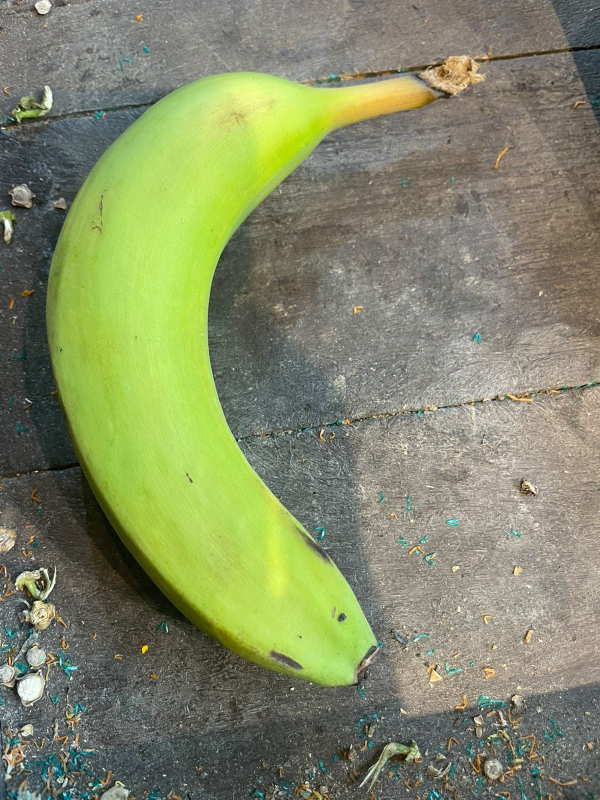
#> input picture data/own/banana_good_001.jpg, 1200 x 1600 px (shown at 1/2 size)
$ python segmentation.py ../../data/own/banana_good_001.jpg
#> lines starting #> are read from the running program, lines starting #| are printed output that depends on the picture; after the words box and inside, x2 and y2 are one past the last pixel; in counts of white or black regions, pixels touching at a corner belong together
"""
Segmenta la fruta de una foto, decide si la foto sirve y genera los recortes para los modelos.

Fase CRISP-DM: Preparación de datos (también se reutiliza en Despliegue, dentro de la app)
Uso: python -m src.data.segmentation <ruta_imagen>

Pasos de process():
1. Reduce la imagen a config.SEG_WORK_SIZE y la pasa a Lab.
2. Descarta fotos en escala de grises.
3. Estima los colores del fondo con k-means sobre el borde de la imagen y marca como fruta
   los píxeles lejos de todos ellos (máscara inicial, umbral de Otsu).
4. Ajusta el borde con GrabCut y se queda con el objeto principal, con los huecos rellenos.
5. Cuenta las frutas (objetos separados + frutas pegadas, separadas con watershed) y revisa
   que la máscara sea razonable.
6. Entrega dos recortes cuadrados con el mismo encuadre: con fondo (CNN) y sin fondo (SVM/RF).
"""
import sys

import cv2
import numpy as np

from src import config


def to_work_size(img: np.ndarray) -> tuple[np.ndarray, np.ndarray, float]:
    """
    Reduce la imagen para segmentar más rápido y calcula su versión Lab suavizada.

    Parámetros:
        img: imagen BGR (H, W, 3) uint8.

    Retorna:
        (imagen reducida BGR, imagen Lab float32 de la reducida, factor de escala aplicado).
    """
    h, w = img.shape[:2]
    scale = config.SEG_WORK_SIZE / max(h, w)
    small = cv2.resize(img, (round(w * scale), round(h * scale)), interpolation=cv2.INTER_AREA)
    lab = cv2.cvtColor(cv2.GaussianBlur(small, (5, 5), 0), cv2.COLOR_BGR2LAB).astype(np.float32)
    return small, lab, scale


def is_grayscale(lab: np.ndarray) -> bool:
    """
    Indica si la foto casi no tiene color (por ejemplo, una foto en blanco y negro).

    Parámetros:
        lab: imagen Lab float32 (H, W, 3) de OpenCV, donde a = b = 128 es gris.

    Retorna:
        True si el promedio de |a - 128| + |b - 128| es menor que config.GRAY_TOL.
    """
    chroma = np.abs(lab[:, :, 1] - 128) + np.abs(lab[:, :, 2] - 128)
    return float(np.mean(chroma)) < config.GRAY_TOL


def background_colors(lab: np.ndarray, k: int = 3) -> np.ndarray:
    """
    Estima los colores típicos del fondo con k-means sobre un borde del 6 % de la imagen.

    Parámetros:
        lab: imagen Lab float32 (H, W, 3).
        k: número máximo de colores de fondo (un piso puede tener dos tonos).

    Retorna:
        Centros Lab (m, 3) con m <= k; se descartan los grupos con menos del 15 % del borde
        (por ejemplo, la punta de la fruta que toca el borde).

    Fuente: k-means++ (Arthur y Vassilvitskii, 2007), implementación cv2.kmeans de OpenCV.
    """
    b = max(2, int(0.06 * min(lab.shape[:2])))
    border = np.concatenate([lab[:b].reshape(-1, 3), lab[-b:].reshape(-1, 3),
                             lab[:, :b].reshape(-1, 3), lab[:, -b:].reshape(-1, 3)])
    criteria = (cv2.TERM_CRITERIA_EPS + cv2.TERM_CRITERIA_MAX_ITER, 20, 1.0)
    cv2.setRNGSeed(config.SEED)
    _, labels, centers = cv2.kmeans(border, k, None, criteria, 3, cv2.KMEANS_PP_CENTERS)
    counts = np.bincount(labels.ravel(), minlength=k)
    return centers[counts > 0.15 * len(border)]


def initial_mask(lab: np.ndarray, centers: np.ndarray, dark_margin: float = 60) -> np.ndarray:
    """
    Máscara inicial: píxeles cuyo color está lejos de todos los colores de fondo.

    Parámetros:
        lab: imagen Lab float32 (H, W, 3).
        centers: colores de fondo (m, 3) de background_colors().
        dark_margin: cuánto más oscuro que el fondo más oscuro debe ser un píxel sin color
            para contarlo como fruta (podredumbre). Ver rescue_dark_rot().

    Retorna:
        Máscara binaria uint8 (H, W) con 255 = fruta.

    Fórmula: score = min_j ||(a, b) - (a_j, b_j)|| + max(0, min_j L_j - L - dark_margin).
        La distancia usa solo cromaticidad (a, b) para que las sombras, que cambian el brillo
        pero no el color, no parezcan fruta; el segundo término recupera las manchas muy
        oscuras (podredumbre), que casi no tienen color. El umbral sale del método de Otsu.
    Fuente: N. Otsu, "A threshold selection method from gray-level histograms", 1979,
        https://doi.org/10.1109/TSMC.1979.4310076
    """
    dist = np.min([np.linalg.norm(lab[:, :, 1:] - c[1:], axis=2) for c in centers], axis=0)
    dark = np.clip(np.min(centers[:, 0]) - lab[:, :, 0] - dark_margin, 0, None)
    score = cv2.normalize(dist + dark, None, 0, 255, cv2.NORM_MINMAX).astype(np.uint8)
    _, th = cv2.threshold(score, 0, 255, cv2.THRESH_BINARY + cv2.THRESH_OTSU)
    k = cv2.getStructuringElement(cv2.MORPH_ELLIPSE, (5, 5))
    return cv2.morphologyEx(cv2.morphologyEx(th, cv2.MORPH_OPEN, k), cv2.MORPH_CLOSE, k, iterations=2)


def fill_holes(mask: np.ndarray) -> np.ndarray:
    """
    Rellena los huecos internos de la máscara (manchas de la fruta que no superaron el umbral).

    Parámetros:
        mask: máscara binaria uint8 (H, W).

    Retorna:
        Máscara uint8 (H, W) con cada contorno externo relleno.
    """
    contours, _ = cv2.findContours(mask, cv2.RETR_EXTERNAL, cv2.CHAIN_APPROX_SIMPLE)
    out = np.zeros_like(mask)
    cv2.drawContours(out, contours, -1, 255, cv2.FILLED)
    return out


def border_touches(x: int, y: int, w: int, h: int, shape: tuple) -> int:
    """
    Cuenta cuántos bordes de la imagen toca un rectángulo.

    Parámetros:
        x, y, w, h: rectángulo del objeto (de cv2.connectedComponentsWithStats).
        shape: forma (alto, ancho) de la imagen.

    Retorna:
        Número de bordes tocados (0 a 4).
    """
    return int(x == 0) + int(y == 0) + int(x + w == shape[1]) + int(y + h == shape[0])


def main_object(mask: np.ndarray) -> np.ndarray:
    """
    Elige el objeto principal: el de mayor área, penalizando (x 0.25) los que tocan 2 o más bordes,
    porque suelen ser fondo (una mesa, otra fruta cortada en el borde).

    Parámetros:
        mask: máscara binaria uint8 (H, W).

    Retorna:
        Máscara uint8 (H, W) solo con el objeto principal, relleno; vacía si no hay objetos.
    """
    n, labels, stats, _ = cv2.connectedComponentsWithStats(mask)
    if n <= 1:
        return np.zeros_like(mask)
    scores = [stats[i][4] * (0.25 if border_touches(*stats[i][:4], mask.shape) >= 2 else 1.0)
              for i in range(1, n)]
    best = 1 + int(np.argmax(scores))
    return fill_holes(np.where(labels == best, 255, 0).astype(np.uint8))


def large_objects(mask: np.ndarray) -> np.ndarray:
    """
    Objeto principal más los demás objetos grandes (> 25 % de su área) que no tocan 2 bordes.
    Sirve para detectar fotos con varias frutas separadas.

    Parámetros:
        mask: máscara binaria uint8 (H, W).

    Retorna:
        Máscara uint8 (H, W) con todos esos objetos, rellenos.
    """
    out = main_object(mask)
    ref = cv2.countNonZero(out)
    n, labels, stats, _ = cv2.connectedComponentsWithStats(mask)
    for i in range(1, n):
        if stats[i][4] > 0.25 * ref and border_touches(*stats[i][:4], mask.shape) < 2:
            out[labels == i] = 255
    return fill_holes(out)


def refine_grabcut(img: np.ndarray, mask: np.ndarray) -> np.ndarray:
    """
    Ajusta el borde de la máscara con GrabCut y se queda con el objeto principal.

    Parámetros:
        img: imagen BGR reducida (H, W, 3).
        mask: máscara inicial uint8 (H, W) del objeto principal.

    Retorna:
        Máscara refinada uint8 (H, W).

    Inicialización: núcleo erosionado = fruta segura; máscara = probable fruta;
        anillo dilatado = probable fondo; resto = fondo seguro.
    Fuente: C. Rother, V. Kolmogorov y A. Blake, "GrabCut: interactive foreground extraction
        using iterated graph cuts", 2004, https://doi.org/10.1145/1015706.1015720
    """
    k = cv2.getStructuringElement(cv2.MORPH_ELLIPSE, (9, 9))
    gc = np.full(mask.shape, cv2.GC_BGD, np.uint8)
    gc[cv2.dilate(mask, k, iterations=3) > 0] = cv2.GC_PR_BGD
    gc[mask > 0] = cv2.GC_PR_FGD
    gc[cv2.erode(mask, k, iterations=2) > 0] = cv2.GC_FGD
    bgd, fgd = np.zeros((1, 65), np.float64), np.zeros((1, 65), np.float64)
    cv2.grabCut(img, gc, None, bgd, fgd, 4, cv2.GC_INIT_WITH_MASK)
    out = np.where((gc == cv2.GC_FGD) | (gc == cv2.GC_PR_FGD), 255, 0).astype(np.uint8)
    return main_object(cv2.morphologyEx(out, cv2.MORPH_OPEN, k))


# Rescate de podredumbre oscura (ver rescue_dark_rot).
RESCUE_DARK_MARGIN = 40
RESCUE_MIN_SOLIDITY_GAIN = 0.15


def solidity(mask: np.ndarray) -> float:
    """Área de la fruta / área de su contorno convexo: 1 = forma llena, < 1 = forma hundida."""
    contours, _ = cv2.findContours(mask, cv2.RETR_EXTERNAL, cv2.CHAIN_APPROX_SIMPLE)
    if not contours:
        return 0.0
    contour = max(contours, key=cv2.contourArea)
    hull_area = cv2.contourArea(cv2.convexHull(contour))
    return cv2.contourArea(contour) / hull_area if hull_area else 0.0


def rescue_dark_rot(small: np.ndarray, lab: np.ndarray, centers: np.ndarray,
                    initial: np.ndarray, mask: np.ndarray) -> tuple[np.ndarray, np.ndarray]:
    """
    Recupera una zona podrida oscura que quedó fuera de la máscara.

    Con un fondo oscuro o manchado, la podredumbre casi negra puede no ser "60 más oscura" que
    el fondo y queda fuera: el recorte de un mango malo muestra solo su parte sana, con forma
    de media luna. Solo si la máscara está hundida (solidez < 0,9) se repite con un margen más
    permisivo (RESCUE_DARK_MARGIN) y se acepta si la forma se llena claramente (la solidez
    sube al menos RESCUE_MIN_SOLIDITY_GAIN) sin contar más frutas. Una sombra o un pedazo de
    fondo apenas cambian la solidez (+0,07 como mucho en las fotos revisadas); la podredumbre
    recuperada la sube +0,22 y +0,36.

    Límite: si un lado entero de la fruta es negro sobre un fondo también oscuro, la forma
    sigue siendo redonda y no hay cómo distinguirlo por color.

    Retorna:
        (máscara inicial, máscara final) a usar; las mismas de entrada si no hay rescate.
    """
    before = solidity(mask)
    if before >= 0.9:
        return initial, mask
    initial2 = initial_mask(lab, centers, RESCUE_DARK_MARGIN)
    mask2 = refine_grabcut(small, main_object(initial2))
    if (solidity(mask2) - before >= RESCUE_MIN_SOLIDITY_GAIN
            and count_fruits(small, initial2, mask2) <= count_fruits(small, initial, mask)):
        return initial2, mask2
    return initial, mask


def distance_peaks(mask: np.ndarray) -> tuple[np.ndarray, list]:
    """
    Centros candidatos de fruta: máximos locales de la transformada de distancia.

    Parámetros:
        mask: máscara binaria uint8 (H, W).

    Retorna:
        (transformada de distancia float32 (H, W), lista de puntos (x, y) de los picos
        con distancia > 35 % del máximo).
    """
    dist = cv2.distanceTransform(mask, cv2.DIST_L2, 5)
    k = max(7, int(0.08 * min(mask.shape)) | 1)
    peaks = (dist == cv2.dilate(dist, np.ones((k, k), np.uint8))) & (dist > 0.35 * dist.max())
    _, _, _, cents = cv2.connectedComponentsWithStats(peaks.astype(np.uint8))
    return dist, [(int(cx), int(cy)) for cx, cy in cents[1:]]


def group_peaks(dist: np.ndarray, pts: list) -> list:
    """
    Agrupa los picos que pertenecen a la misma fruta.

    Parámetros:
        dist: transformada de distancia (H, W).
        pts: picos (x, y) de distance_peaks().

    Retorna:
        Lista con el grupo (entero) de cada pico.

    Criterio: dos picos son frutas distintas solo si la línea que los une pasa por un "cuello"
        donde la distancia baja de 75 % del pico menor; así un banano alargado no se parte.
    """
    group = list(range(len(pts)))

    def root(i):
        while group[i] != i:
            i = group[i]
        return i

    for i in range(len(pts)):
        for j in range(i + 1, len(pts)):
            xs = np.linspace(pts[i][0], pts[j][0], 50).astype(int)
            ys = np.linspace(pts[i][1], pts[j][1], 50).astype(int)
            low = 0.75 * min(dist[pts[i][1], pts[i][0]], dist[pts[j][1], pts[j][0]])
            if dist[ys, xs].min() >= low:
                group[root(j)] = root(i)
    return [root(i) for i in range(len(pts))]


def count_touching(img: np.ndarray, mask: np.ndarray) -> int:
    """
    Cuenta las frutas pegadas dentro de una máscara separándolas con watershed.

    Parámetros:
        img: imagen BGR reducida (H, W, 3).
        mask: máscara uint8 (H, W) de un objeto.

    Retorna:
        Número de frutas con área > 25 % de la mayor.

    Fuente: tutorial de watershed de OpenCV,
        https://docs.opencv.org/4.x/d3/db4/tutorial_py_watershed.html
    """
    dist, pts = distance_peaks(mask)
    groups = group_peaks(dist, pts)
    roots = sorted(set(groups))
    if len(roots) <= 1:
        return 1
    markers = np.zeros(mask.shape, np.int32)
    markers[cv2.dilate(mask, np.ones((3, 3), np.uint8)) == 0] = 1
    for (x, y), g in zip(pts, groups):
        cv2.circle(markers, (x, y), max(2, int(0.3 * dist[y, x])), 2 + roots.index(g), -1)
    cv2.watershed(img, markers)
    areas = [cv2.countNonZero(fill_holes(((markers == 2 + i) & (mask > 0)).astype(np.uint8) * 255))
             for i in range(len(roots))]
    return sum(a > 0.25 * max(areas) for a in areas if a > 0)


def count_fruits(img: np.ndarray, initial: np.ndarray, mask: np.ndarray) -> int:
    """
    Número de frutas en la foto: el mayor entre los objetos grandes separados de la máscara
    inicial y las frutas pegadas dentro de la máscara final.

    Parámetros:
        img: imagen BGR reducida (H, W, 3).
        initial: máscara inicial uint8 (H, W).
        mask: máscara final uint8 (H, W).

    Retorna:
        Número estimado de frutas (>= 1).
    """
    n_separate, _ = cv2.connectedComponents(large_objects(initial))
    return max(n_separate - 1, count_touching(img, mask))


def square_crop(img: np.ndarray, box: tuple, border: int = cv2.BORDER_REPLICATE) -> np.ndarray:
    """
    Recorte cuadrado alrededor de un rectángulo, con margen config.CROP_MARGIN por lado.

    Parámetros:
        img: imagen (H, W, 3).
        box: rectángulo (x, y, w, h) de la fruta.
        border: relleno si el recorte se sale de la imagen: cv2.BORDER_REPLICATE (con fondo)
            o cv2.BORDER_CONSTANT (negro, para el recorte sin fondo).

    Retorna:
        Recorte cuadrado (S, S, 3) con S = max(w, h) * (1 + 2 * margen).
    """
    x, y, w, h = box
    side = int(max(w, h) * (1 + 2 * config.CROP_MARGIN))
    padded = cv2.copyMakeBorder(img, side, side, side, side, border, value=0)
    x0, y0 = x + w // 2 - side // 2 + side, y + h // 2 - side // 2 + side
    return padded[y0:y0 + side, x0:x0 + side]


# [13 lines left out: function center_crop, not called in this run]


def normalized_diameter(contour: np.ndarray, shape: tuple) -> float:
    """
    Diámetro equivalente de la fruta normalizado por el lado mayor de la imagen.

    Parámetros:
        contour: contorno de la fruta en coordenadas de la imagen original.
        shape: forma (alto, ancho) de la imagen original.

    Retorna:
        d_norm en [0, ~1].

    Fórmula: d = 2 * sqrt(A / pi), diámetro del círculo con la misma área A que la fruta;
        d_norm = d / max(alto, ancho).
    """
    return 2 * np.sqrt(cv2.contourArea(contour) / np.pi) / max(shape[:2])


# [39 lines left out: functions size_category, model_inputs, not called in this run]


def is_dubious(contour: np.ndarray, mask_small: np.ndarray, shape: tuple) -> bool:
    """
    Control de sanidad de la máscara.

    Parámetros:
        contour: contorno de la fruta en la imagen original.
        mask_small: máscara final en tamaño de trabajo.
        shape: forma (alto, ancho) de la imagen original.

    Retorna:
        True si la fruta ocupa menos de config.SEG_MIN_AREA o más de config.SEG_MAX_AREA de
        la imagen, o si la máscara toca 3 o 4 bordes (señal de que se tomó el fondo).
    """
    area = cv2.contourArea(contour) / (shape[0] * shape[1])
    touches = (int(mask_small[0].any()) + int(mask_small[-1].any())
               + int(mask_small[:, 0].any()) + int(mask_small[:, -1].any()))
    return area < config.SEG_MIN_AREA or area > config.SEG_MAX_AREA or touches >= 3


def process(img: np.ndarray) -> dict:
    """
    Procesa una foto completa: segmenta, revisa y recorta.

    Parámetros:
        img: imagen BGR (H, W, 3) uint8, como la entrega cv2.imread.

    Retorna:
        dict con:
          status: "ok", "discard: grayscale", "review: N fruits" o "review: dubious mask".
          mask: máscara uint8 (H, W) de la fruta (None si se descarta).
          contour: contorno de la fruta (None si se descarta).
          crop: recorte cuadrado CON fondo, para la CNN (recorte central si la máscara es dudosa).
          crop_nobg: mismo encuadre SIN fondo (negro), para las características del SVM/RF.
          d_norm: diámetro normalizado (None si se descarta).
    """
    small, lab, _ = to_work_size(img)
    if is_grayscale(lab):
        return {"status": "discard: grayscale", "mask": None, "contour": None,
                "crop": center_crop(img), "crop_nobg": None, "d_norm": None}
    centers = background_colors(lab)
    initial = initial_mask(lab, centers)
    mask_small = refine_grabcut(small, main_object(initial))
    initial, mask_small = rescue_dark_rot(small, lab, centers, initial, mask_small)
    mask = cv2.resize(mask_small, (img.shape[1], img.shape[0]), interpolation=cv2.INTER_NEAREST)
    contours, _ = cv2.findContours(mask, cv2.RETR_EXTERNAL, cv2.CHAIN_APPROX_SIMPLE)
    if not contours:
        return {"status": "review: dubious mask", "mask": mask, "contour": None,
                "crop": center_crop(img), "crop_nobg": None, "d_norm": None}
    contour = max(contours, key=cv2.contourArea)
    filled = np.zeros_like(mask)
    cv2.drawContours(filled, [contour], -1, 255, cv2.FILLED)
    box = cv2.boundingRect(contour)
    n_fruits = count_fruits(small, initial, mask_small)
    if is_dubious(contour, mask_small, img.shape):
        status, crop = "review: dubious mask", center_crop(img)
    else:
        status = "ok" if n_fruits == 1 else f"review: {n_fruits} fruits"
        crop = square_crop(img, box)
    return {"status": status, "mask": filled, "contour": contour, "crop": crop,
            "crop_nobg": square_crop(cv2.bitwise_and(img, img, mask=filled), box, cv2.BORDER_CONSTANT),
            "d_norm": normalized_diameter(contour, img.shape)}


if __name__ == "__main__":
    # Ejemplo mínimo: python -m src.data.segmentation data/own/banana_good_001.jpg
    result = process(cv2.imread(sys.argv[1]))
#> in to_work_size, `h, w = img.shape[:2]`: h = 1600; w = 1200
#> in to_work_size, `scale = config.SEG_WORK_SIZE / max(h, w)`: scale = 0.2
#> in to_work_size, img is the input picture: shape (1600, 1200, 3); mean B, G, R 103.5, 138.3, 131
#> in to_work_size, `lab = cv2.cvtColor(cv2.GaussianBlur(small, (5, 5), 0), cv2.COLOR_BGR2L..`:
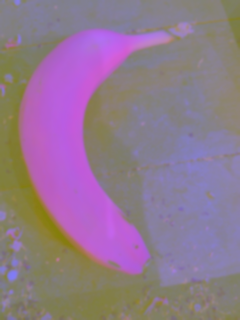
#> lab: shape (320, 240, 3) float32; mean B, G, R 142.4, 120.3, 144.5
#> in is_grayscale, `chroma = np.abs(lab[:, :, 1] - 128) + np.abs(lab[:, :, 2] - 128)`:
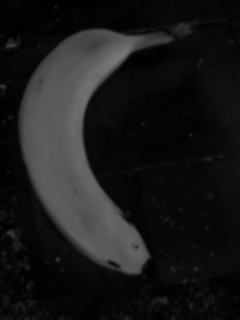
#> chroma: shape (320, 240) float32; min 0, max 118, mean 25.3
#> in background_colors, `b = max(2, int(0.06 * min(lab.shape[:2])))`: b = 14
#> in background_colors, `_, labels, centers = cv2.kmeans(border, k, None, criteria, 3, cv2.KMEA..`: labels = 15680 values, max 2 at index 222, min 0 at index 0, mean 0.917; centers = [[154.4, 128, 134.4], [113, 126.4, 132.9], [75.49, 125.1, 128.6]]
#> in background_colors, `counts = np.bincount(labels.ravel(), minlength=k)`: counts = [5349, 6286, 4045]
#> in initial_mask, `dist = np.min([np.linalg.norm(lab[:, :, 1:] - c[1:], axis=2) for c in ..`:
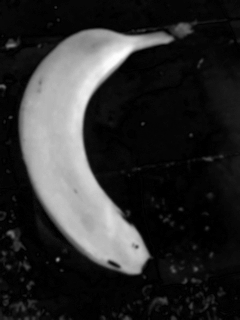
#> dist: shape (320, 240) float32; min 0.363, max 83.77, mean 15.3; drawn with min black and max white
#> in initial_mask, `_, th = cv2.threshold(score, 0, 255, cv2.THRESH_BINARY + cv2.THRESH_OT..`:
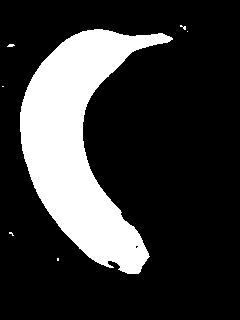
#> th: shape (320, 240); 21.5% white; 7 white regions (6 under 20 px), largest, box (x1, y1, x2, y2) and area: (20, 29, 173, 274) 16436
#> in initial_mask, `return cv2.morphologyEx(cv2.morphologyEx(th, cv2.MORPH_OPEN, k), cv2.M..`:
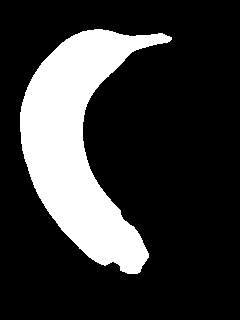
#> returned value: shape (320, 240); 21.4% white; 1 white region, box (x1, y1, x2, y2) and area: (20, 29, 172, 274) 16425
#> in main_object, `n, labels, stats, _ = cv2.connectedComponentsWithStats(mask)`: n = 2; stats = [[0, 0, 240, 320, 60375], [20, 29, 152, 245, 16425]]
#> in main_object, `scores = [stats[i][4] * (0.25 if border_touches(*stats[i][:4], mask.sh..`: scores = [16425]
#> in main_object, `best = 1 + int(np.argmax(scores))`: best = 1
#> in fill_holes, `contours, _ = cv2.findContours(mask, cv2.RETR_EXTERNAL, cv2.CHAIN_APPR..`: contours = 1 contour; box (x1, y1, x2, y2) and area: (20, 29, 172, 274) 16101
#> in main_object (call 2), `n, labels, stats, _ = cv2.connectedComponentsWithStats(mask)`:
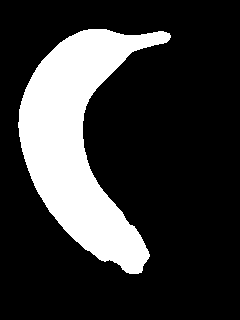
#> labels: shape (320, 240) int32; values 0 (black) and 1 (white), 21.4% white; 1 white region, box (x1, y1, x2, y2) and area: (18, 29, 171, 274) 16463
#> in main_object (call 2), `n, labels, stats, _ = cv2.connectedComponentsWithStats(mask)`: stats = [[0, 0, 240, 320, 60337], [18, 29, 153, 245, 16463]]
#> in main_object (call 2), `scores = [stats[i][4] * (0.25 if border_touches(*stats[i][:4], mask.sh..`: scores = [16463]
#> in fill_holes (call 2), `contours, _ = cv2.findContours(mask, cv2.RETR_EXTERNAL, cv2.CHAIN_APPR..`: contours = 1 contour; box (x1, y1, x2, y2) and area: (18, 29, 171, 274) 16141
#> in solidity, `contour = max(contours, key=cv2.contourArea)`: contour = contour of 309 points, box (x1, y1, x2, y2) (18, 29, 171, 274), area 16141
#> in solidity, `hull_area = cv2.contourArea(cv2.convexHull(contour))`: hull_area = 27623.5
#> in rescue_dark_rot, `before = solidity(mask)`: before = 0.584
#> in fill_holes (call 3), `contours, _ = cv2.findContours(mask, cv2.RETR_EXTERNAL, cv2.CHAIN_APPR..`: contours = 1 contour; box (x1, y1, x2, y2) and area: (20, 29, 172, 274) 16101
#> in fill_holes (call 4), `contours, _ = cv2.findContours(mask, cv2.RETR_EXTERNAL, cv2.CHAIN_APPR..`: contours = 1 contour; box (x1, y1, x2, y2) and area: (18, 29, 171, 274) 16151
#> in process, `mask = cv2.resize(mask_small, (img.shape[1], img.shape[0]), interpolat..`:
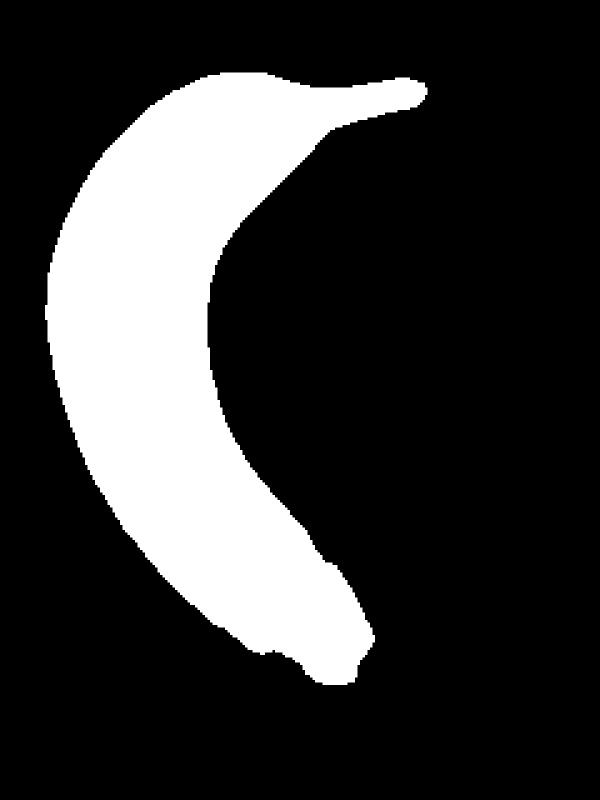
#> mask: shape (1600, 1200) (shown at 1/2 size); 21.4% white; 1 white region
#> in process, `contours, _ = cv2.findContours(mask, cv2.RETR_EXTERNAL, cv2.CHAIN_APPR..`: contours = 1 contour; box (x1, y1, x2, y2) and area: (90, 145, 855, 1370) 409369
#> in process, `contour = max(contours, key=cv2.contourArea)`: contour = contour of 892 points, box (x1, y1, x2, y2) (90, 145, 855, 1370), area 409369
#> (the rest of the program and of its run is left out)
